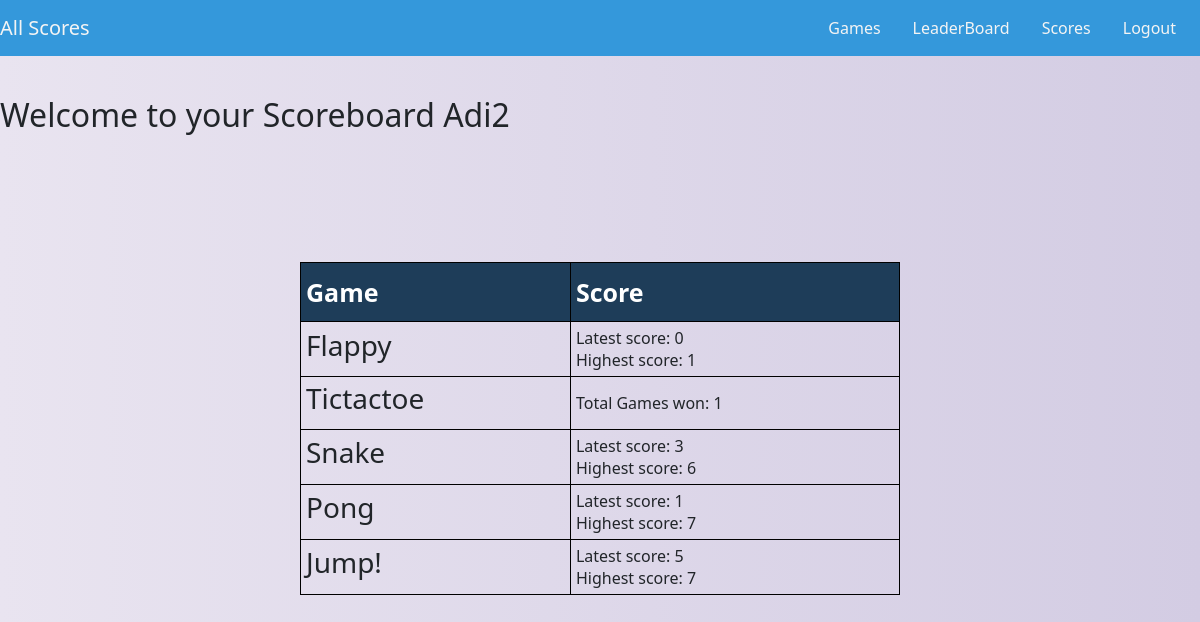
Page /my-scores/ (signed in) on the earlier database version.
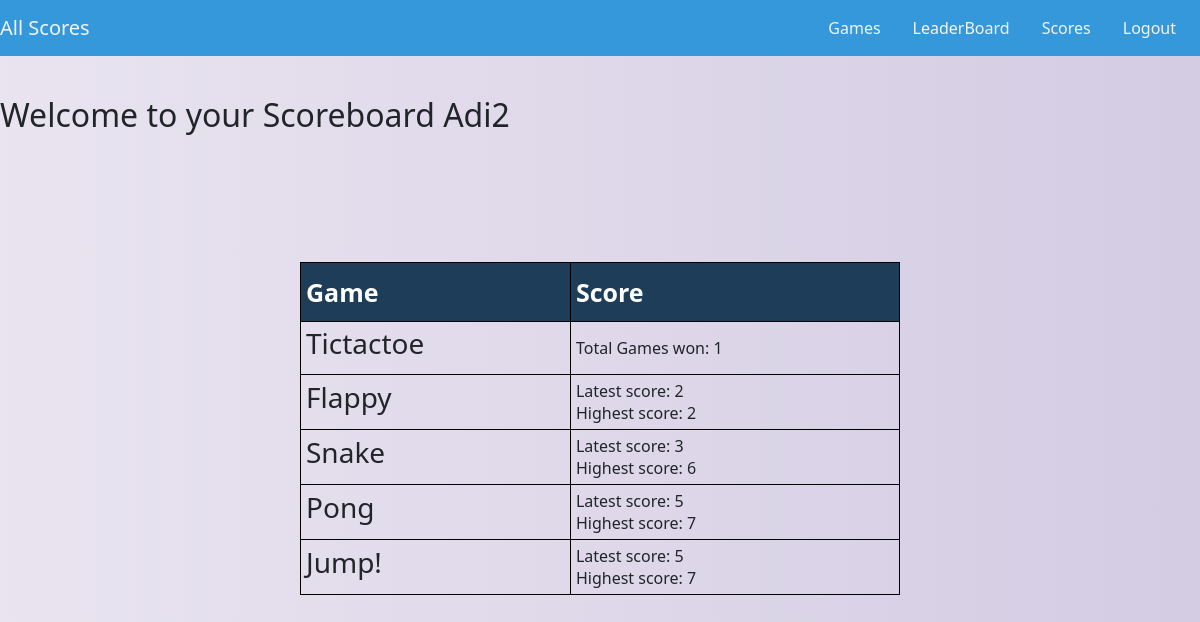
Same page on the later database version.
### my_games/models.py (models this page shows, shortened)
class AllMyScores(models.Model):
    user=models.ForeignKey(User,on_delete=models.CASCADE,null=True)
    game_title=models.CharField(max_length=20)
    latest_score=models.IntegerField(default=0)
    max_score=models.IntegerField(default=0)
    class Meta:
        ordering=['max_score']

### my_games/views.py (the view)
# urls.py: path('my-scores/',list_of_scores,name='list_of_scores'),
def list_of_scores(request):
    objs=AllMyScores.objects.filter(user=request.user)
    cntxt={
    "obs":objs,
    }
    return render(request,'all_my_scores.html',cntxt)

### templates/all_my_scores.html (shortened to what this page needs)
{% load static %}
<link rel="stylesheet" href="{% static 'my_css/bootstrap.min.css' %}">
<link rel="stylesheet" href="{% static 'my_main1.css' %}">
<nav class="navbar navbar-expand-lg fixed-top ">
   <span class="navbar-brand mb-0 h1">All Scores</span>
   <div class="collapse navbar-collapse " id="navbarSupportedContent">     <ul class="navbar-nav mr-4">
<li class="nav-item">
   <a class="nav-link " data-value="portfolio"href="{% url 'game_list' %}">Games</a>
</li>
<li class="nav-item">
    <a class="nav-link" data-value="about" href="{% url 'leader_board' %}">LeaderBoard</a> </li>
{% if request.user.is_authenticated %}
<li class="nav-item">
  <a class="nav-link " data-value="portfolio"href="{% url 'list_of_scores' %}">Scores</a>
</li>
<li class="nav-item">
  <a class="nav-link " data-value="blog" href="{% url 'logout' %}">Logout</a>         </li>
{% else %}
<li class="nav-item">
<a class="nav-link " data-value="contact" href="{% url 'loginpg' %}">Login </a>       </li>
<li class="nav-item">
 <a class="nav-link " data-value="contact" href="{% url 'register' %}">Register </a>       </li>
 {% endif %}
</ul>
</div></nav>
<body>
<h2> Welcome to your Scoreboard {{request.user|title}}  </h2>
<table style="width:50%" class="center">
  <tr>
   <th>Game</th>
   <th>Score</th>
 </tr>
{% for item in obs %}
<tr>
<td>
<h3>{{item.game_title|title}}</h3>
</td>
<br>
<td>
{% if item.game_title == "TicTacToe" %}
Total Games won: {{item.max_score}}
{% else %}
Latest score:
{{item.latest_score}}
<br>
Highest score:
{{item.max_score}}
{% endif %}
<br>
</td>
</tr>
{% endfor %}
</table>
<br>
<br>
</body>

Differences in the rows shown:
shown differently, row unchanged: AllMyScores "Tictactoe": moves up the list
changed AllMyScores "Flappy": latest_score "0" → "2"; max_score "1" → "2"
changed AllMyScores "Pong": latest_score "1" → "5"
